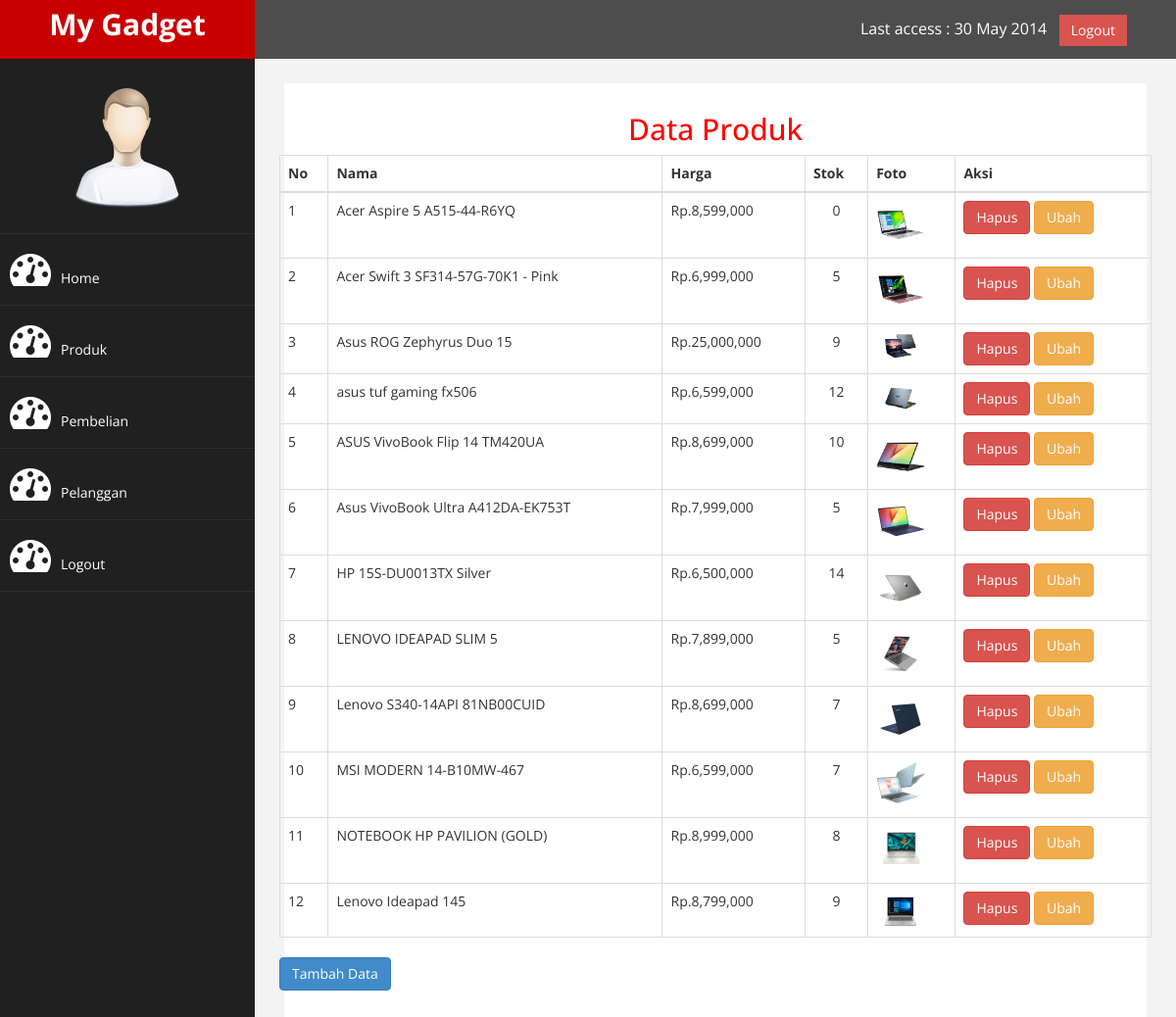
Screenshot of /admin/index.php?halaman=produk (signed in) with the database file from the repository.
### tables this page shows
CREATE TABLE `produk` (
  `id_produk` int(11) NOT NULL,
  `nama_produk` varchar(100) NOT NULL,
  `stok_produk` int(11) NOT NULL,
  `harga_produk` int(50) NOT NULL,
  `foto_produk` varchar(100) NOT NULL,
  `deskripsi_produk` text NOT NULL
);

### admin/produk.php (the view)
<center><h2>Data Produk</h2></center>
<table class="table table-bordered">
    <thead>
        <tr>
            <th>No</th>
            <th>Nama</th>
            <th>Harga</th>
            <th>Stok</th>
            <th>Foto</th>
            <th>Aksi</th>
        </tr>
    </thead>
    <tbody>
        <?php $nomor=1;?>
        <?php $ambil = $koneksi->query("SELECT * FROM produk");?>
        <?php while ($pecah = $ambil->fetch_assoc()){?>
        <tr>
            <td><?php echo $nomor ?></td>
            <td><?php echo $pecah['nama_produk'];?></td>
            <td>Rp.<?php echo number_format($pecah['harga_produk']);?></td>
            <td class="text-center"><?php echo $pecah['stok_produk'];?></td>
            <td><img src="../foto_produk/<?php echo $pecah['foto_produk'];?>" width="50"></td>
            <td>
                <a href="index.php?halaman=hapusproduk&id=<?php echo $pecah ['id_produk'];?>
                "class="btn-danger btn">Hapus</a>
                <a href="index.php?halaman=ubahproduk&id=<?php echo $pecah ['id_produk'];?>"class="btn btn-warning">Ubah</a>
            </td>
        </tr>
        <?php $nomor++;?>
            <?php }?>
    </tbody>
</table>
<a href="index.php?halaman=tambahproduk" class="btn btn-primary">Tambah Data</a>

### admin/assets/css/custom.css (style rules this page uses)
body { font-family: 'Open Sans', sans-serif; }
.text-center { text-align:center; }
h2 { color: #f00; }

### rows the page displays
produk: nama_produk "Acer Aspire 5 A515-44-R6YQ", harga_produk "8,599,000", stok_produk "0", foto_produk (picture)
produk: nama_produk "Acer Swift 3 SF314-57G-70K1 - Pink", harga_produk "6,999,000", stok_produk "5", foto_produk (picture)
produk: nama_produk "Asus ROG Zephyrus Duo 15", harga_produk "25,000,000", stok_produk "9", foto_produk (picture)
produk: nama_produk "asus tuf gaming fx506", harga_produk "6,599,000", stok_produk "12", foto_produk (picture)
produk: nama_produk "ASUS VivoBook Flip 14 TM420UA", harga_produk "8,699,000", stok_produk "10", foto_produk (picture)
produk: nama_produk "Asus VivoBook Ultra A412DA-EK753T", harga_produk "7,999,000", stok_produk "5", foto_produk (picture)
produk: nama_produk "HP 15S-DU0013TX Silver", harga_produk "6,500,000", stok_produk "14", foto_produk (picture)
produk: nama_produk "LENOVO IDEAPAD SLIM 5", harga_produk "7,899,000", stok_produk "5", foto_produk (picture)
produk: nama_produk "Lenovo S340-14API 81NB00CUID", harga_produk "8,699,000", stok_produk "7", foto_produk (picture)
produk: nama_produk "MSI MODERN 14-B10MW-467", harga_produk "6,599,000", stok_produk "7", foto_produk (picture)
produk: nama_produk "NOTEBOOK HP PAVILION (GOLD)", harga_produk "8,999,000", stok_produk "8", foto_produk (picture)
produk: nama_produk "Lenovo Ideapad 145", harga_produk "8,799,000", stok_produk "9", foto_produk (picture)
